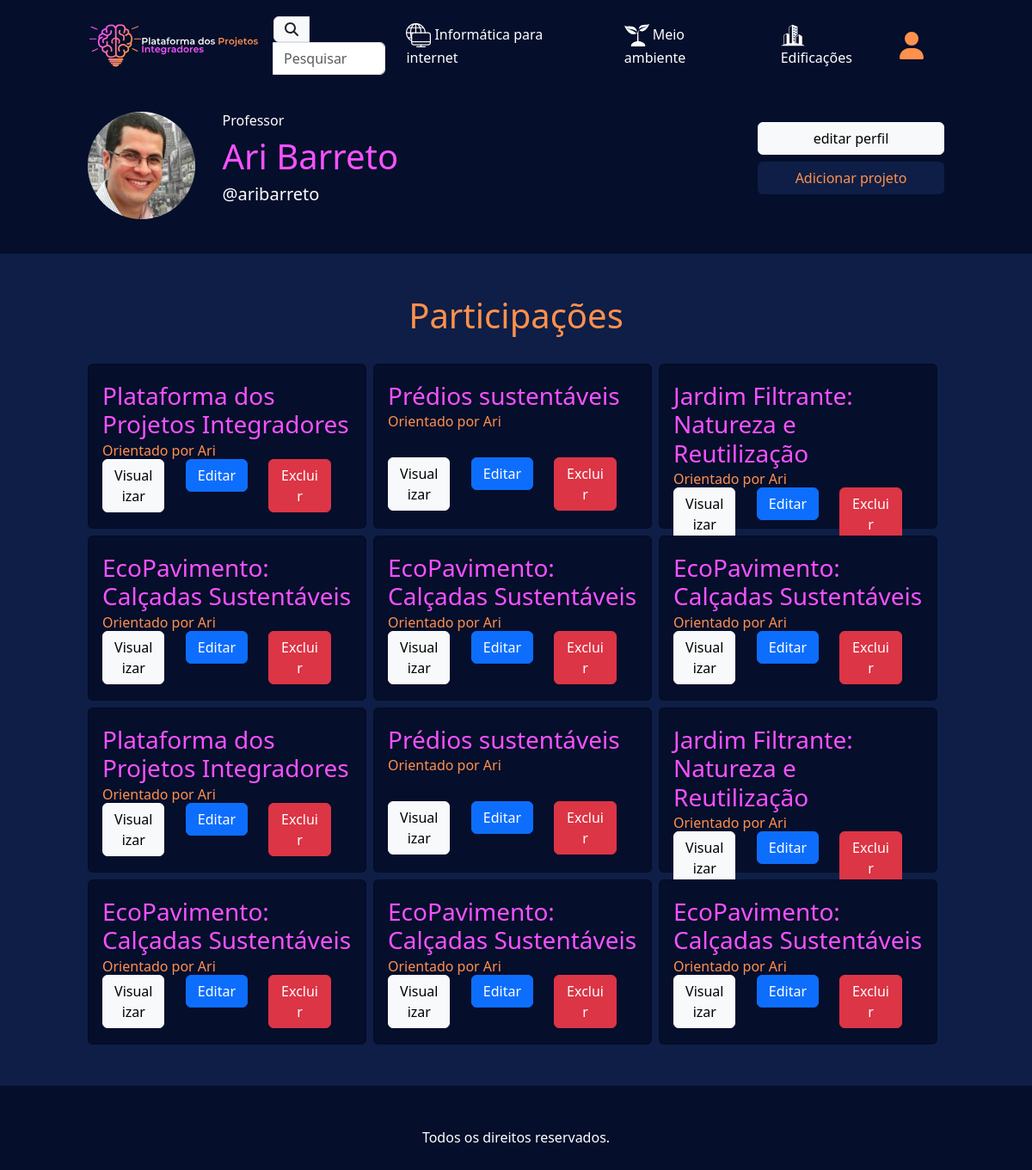
The app's page /perfil/ (signed in), older data.
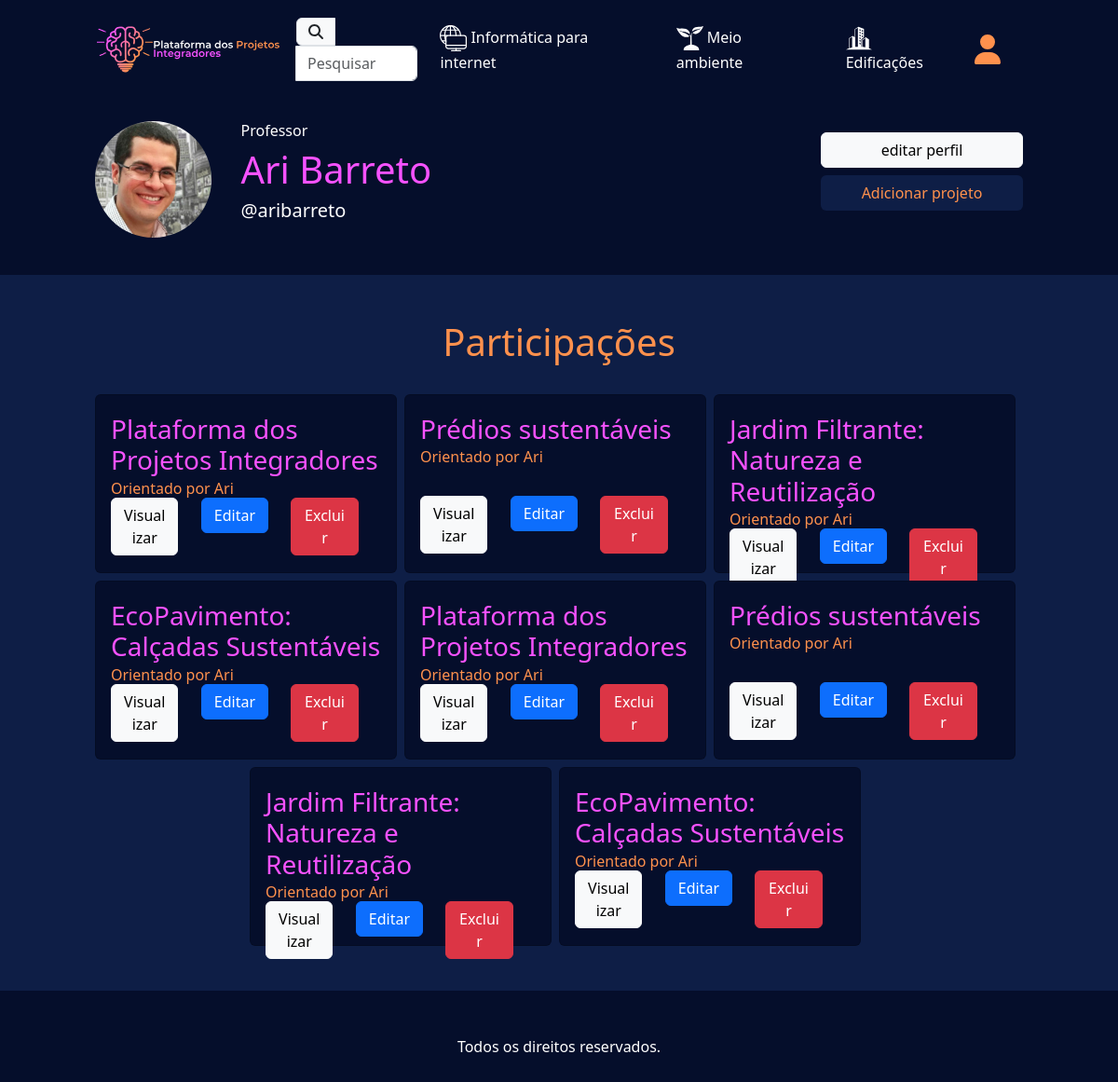
The same page, newer data.
### ppi/models.py (models this page shows, shortened)
class Curso(models.Model):
    titulo = models.CharField(max_length=50)
    logo = models.FileField(blank=True)

class Projeto(models.Model):
    titulo = models.CharField(max_length=80)
    resumo = models.TextField(max_length=150)
    objetivo = models.TextField(max_length=2000)
    capa = models.ImageField('media/')
    pdf = models.FileField(blank=True, null=True)
    imagens = models.ImageField(blank=True, null=True)
    palavras_chave = models.CharField(max_length=200, blank=True, null=True)
    curso = models.ForeignKey(Curso,on_delete=models.CASCADE)
    alunos = models.ManyToManyField(Aluno, related_name="projetos")
    orientadores = models.ManyToManyField(Orientador, related_name="projetos")
    criado_em = models.DateTimeField(auto_now_add=True,null=True)

### ppi/views.py (the view)
# urls.py: path("perfil/", views.verperfil, name = "verperfil"),
@login_required
def verperfil(request):
    post = Projeto.objects.all()
    context = {
        "projetos" : post,
        "range" : range(2)
    }
    return render (request, "verperfil.html", context)

### ppi/context_processors.py (called while the page is built)
def cursos(request):
    return {
        "cursos" : Curso.objects.all,
    }

### ppi/templates/verperfil.html (shortened to what this page needs)
{% extends "base.html" %}
{% load static %}
{% block conteudo %}
<div class="container custom-container mb-3 py-4">
    <div class="row g-0">
        <div class= "col-md-9 col-lg-9 col-sm-8">
            <div class = "row g-0">
                <div class= "col-sm-4 col-md-2 col-lg-2 my-auto">
                    <img src="{% static 'imgs/ari.jpg' %}" class="rounded-circle w-100" alt="imgperfil">
                </div>
                <div class= "col-sm-8 col-md-10 col-lg-10 my-auto">
                    <ul>
                        <h6 class="text-left text-white">Professor</h6>
                        <h1 class="text-left roxinho">Ari Barreto</h1>
                        <h5 class="text-left text-white">@aribarreto</h5>
                    </ul>
                </div>
            </div>
        </div>
        <div class= "col-md-3 col-lg-3 col-sm-4 my-auto">
            <ul class="w-100">
                <a href="{% url 'editarperfil' %}">
                    <button type= 'button' class= "btn w-100 btn-light my-1">editar perfil</button>
                </a>
                <a href="{% url 'form_post' %}">
                    <button type= 'button' class= "btn w-100 blueback laranja my-1">Adicionar projeto</button>
                </a>
            </ul>
        </div>
    </div>
</div>
<div class="container-fluid blueback py-5">
    <h1 class="laranja text-center pb-4">
        Participações
    </h1>
    <div class= "container custom-container">
        <div class="row g-2 w-100 d-flex justify-content-center">
        {% for x in range %}
        {% for projeto in projetos %}
            <div class="col-md-6 col-sm-12 col-lg-4">
                <div class="card py-1" style="background-color: rgb(5, 14, 43); height: 12em;">
                    <div class="card-body d-flex flex-column">
                        <h3 class="card-title roxinho">{{ projeto.titulo }}</h3>
                        <h6 class="card-subtitle laranja">Orientado por Ari</h6>
                        <div class="row g-0 mt-auto">
                            <div class="col-md-4 col-lg-4 col-sm-4">
                                <a href="{% url 'post' projeto.id %}" class="w-75 btn btn-light">
                                    Visualizar
                                </a>
                            </div>
                            <div class="col-md-4 col-lg-4 col-sm-4">
                                <a href="{% url 'editar_projeto' projeto.id %}" class="w-75 btn btn-primary">
                                    Editar
                                </a>
                            </div>
                            <div class="col-md-4 col-lg-4 col-sm-4">
                                <form class="delete-form" data-id={{ projeto.id }} action="{% url 'excluir_projeto' projeto.id %}" method="POST">
                                    <button type="button" class="w-75 btn btn-danger delete-btn">
                                        Excluir
                                    </button>
                                </form>
                            </div>
                        </div>
                    </div>
                </div>
            </div>
        {% endfor %}
        {% endfor %}
        </div>
    </div>
</div>
{% endblock conteudo %}

### ppi/templates/base.html (shortened to what this page needs)
{% load static %}
<!doctype html>
<html lang="pt-br">
  <head>
    <link href="https://cdn.jsdelivr.net/npm/select2@4.1.0-rc.0/dist/css/select2.min.css" rel="stylesheet" />
    <link href="https://cdn.jsdelivr.net/npm/bootstrap@5.3.3/dist/css/bootstrap.min.css" rel="stylesheet">
    <link rel="stylesheet" href="{% static 'style.css' %}">
  </head>
  <body style="background-color: rgb(5, 14, 43);">
    <nav class="navbar navbar-expand-lg">
      <div class="container custom-container">
          <a class="navbar-brand" href="{% url 'index' %}">
              <img src="{% static 'imgs/logotopo.svg' %}" alt="Logo" style="max-height: 80px;">
          </a>
          <div class="collapse navbar-collapse" id="navbarSupportedContent">
              <ul class="navbar-nav mb-2 mb-lg-0 ms-auto d-flex align-items-center">
                {% if request.path == "/pesquisar/" %}
                <form
                    method="GET"
                    class="d-flex justify-content-center"
                    onsubmit="return redirectToSearchPage();"
                >
                <div class="input-group">
                  <span class="input-group-text" id="basic-addon1">
                    <i class="fa-solid fa-magnifying-glass text-dark"></i>
                  </span>
                  <input type="text" id="pesquisar" class="form-control search-bar" placeholder="Pesquisar" aria-describedby="basic-addon1">
                </div>
                </form>
                {% else %}
                <a class="text-decoration-none" href="{% url 'pesquisar' %}">
                  <div class="input-group">
                    <span class="input-group-text" id="basic-addon1">
                      <i class="fa-solid fa-magnifying-glass text-dark"></i>
                    </span>
                    <input type="text" id="pesquisar" class="form-control search-bar" placeholder="Pesquisar" aria-describedby="basic-addon1" readonly>
                  </div>
                </a>
                {% endif %}
                  {% for curso in cursos %}
                  <li class="nav-item mx-3">
                      <a class="text-white nav-link" href="{% url 'projetos' curso.id %}">
                          <img src="{{ curso.logo.url }}" style="max-width: 1.8rem;" alt="{{curso.titulo}}">
                          {{ curso.titulo }}
                      </a>
                  </li>
                  {% endfor %}
                  {% if user.is_authenticated %}
                  <li class="nav-item me-3">
                      <a class="nav-link" href="{% url 'verperfil' %}">
                        <i class="fa-solid fa-user fa-2xl laranja"></i>
                      </a>
                  </li>
                  {% else %}
                  <li class="nav-item me-3">
                      <a class="nav-link" href="{% url 'login' %}">
                        <i class="fa-solid fa-user fa-2xl laranja"></i>
                      </a>
                  </li>
                  {% endif %}
              </ul>
          </div>
      </div>
    </nav>
    {% block conteudo %}
    {% endblock conteudo %}
    <footer class="py-5 text-center text-white">
      Todos os direitos reservados.
    </footer>
  </body>
</html>

Row changes from the older to the newer data that the page shows:
removed Projeto: titulo "EcoPavimento: Calçadas Sustentáveis"
removed Projeto: titulo "EcoPavimento: Calçadas Sustentáveis"
